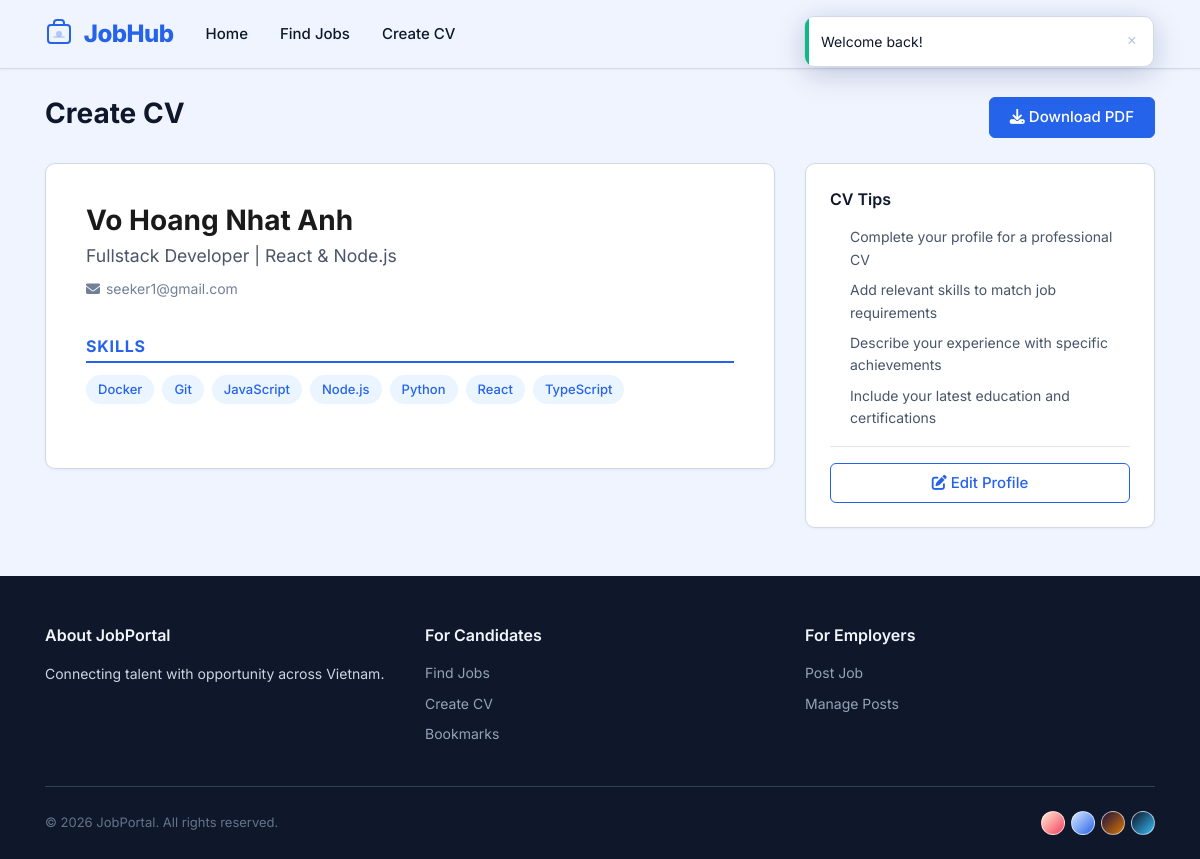
The app's page /candidate/create-cv (signed in) with its own data.
### tables this page shows
CREATE TABLE `user_profiles` (
  `user_id` int(10) NOT NULL,
  `headline` varchar(200) DEFAULT NULL,
  `portfolio_url` varchar(255) DEFAULT NULL,
  `linkedin_url` varchar(255) DEFAULT NULL,
  `github_url` varchar(255) DEFAULT NULL,
  `website_url` varchar(255) DEFAULT NULL,
  PRIMARY KEY (`user_id`),
  CONSTRAINT `fk_profile_user` FOREIGN KEY (`user_id`) REFERENCES `users` (`id`) ON DELETE CASCADE ON UPDATE CASCADE
);

CREATE TABLE `users` (
  `id` int(10) NOT NULL AUTO_INCREMENT,
  `name` varchar(100) NOT NULL,
  `email` varchar(100) NOT NULL,
  `password` varchar(255) NOT NULL,
  `user_type` int(1) NOT NULL DEFAULT 0 COMMENT '0=job seeker, 1=employer',
  `phone` varchar(20) DEFAULT NULL,
  `address` varchar(255) DEFAULT NULL,
  `about_me` text DEFAULT NULL,
  `avatar` varchar(255) DEFAULT NULL,
  `language` varchar(10) NOT NULL DEFAULT 'en',
  `created_at` TIMESTAMP DEFAULT CURRENT_TIMESTAMP,
  PRIMARY KEY (`id`),
  UNIQUE KEY `email` (`email`)
);

CREATE TABLE `skills` (
  `id` int(10) NOT NULL AUTO_INCREMENT,
  `name` varchar(100) NOT NULL,
  `category_id` int(10) NOT NULL,
  PRIMARY KEY (`id`),
  UNIQUE KEY `name` (`name`),
  KEY `fk_skill_category` (`category_id`),
  CONSTRAINT `fk_skill_category` FOREIGN KEY (`category_id`) REFERENCES `skill_categories` (`id`) ON DELETE RESTRICT ON UPDATE CASCADE
);

### src/Core/Controller.php (called while the page is built, shortened)
<?php
class Controller
{
    public function __construct(ServiceContainer $container)
    {
        $this->container = $container;
    }
    protected function view(string $name, array $data = []): void
    {
        view($name, $data);
    }
    protected function user(): ?array
    {
        return [
            'user_id'     => $_SESSION['user_id'],
            'user_name'   => $_SESSION['user_name'] ?? '',
            'user_type'   => $_SESSION['user_type'] ?? 0,
            'user_avatar' => $_SESSION['user_avatar'] ?? null,
        ];
    }
}

### src/Controllers/CandidateController.php (called while the page is built, shortened)
<?php
class CandidateController extends Controller
{
    public function createCvForm(): void
    {
        $userModel  = $this->container->get(Models\User::class);
        $userId = $this->user()['user_id'];
        $userData       = $userModel->findById($userId);
        $profile        = $userModel->getProfile($userId);
        $education      = $userModel->getEducation($userId);
        $experience     = $userModel->getExperience($userId);
        $certifications = $userModel->getCertifications($userId);
        $userSkills     = $userModel->getSkills($userId);
        $this->view('candidate/create_cv', [
            'user'           => $userData,
            'profile'        => $profile,
            'education'      => $education,
            'experience'     => $experience,
            'certifications' => $certifications,
            'skills'         => $userSkills,
        ]);
    }
}

### src/Core/App.php (called while the page is built, shortened)
<?php
class App
{
    private ServiceContainer $container;
    public function __construct(ServiceContainer $container)
    {
        $this->container = $container;
    }
    public function run(): void
    {
        try {
            $method = $_SERVER['REQUEST_METHOD'];
            $requestUri = $_SERVER['REQUEST_URI'];
            $basePath = str_replace('/index.php', '', $_SERVER['SCRIPT_NAME']);
            $path = parse_url($requestUri, PHP_URL_PATH);
            $path = substr($path, strlen($basePath));
            $path = '/' . trim($path, '/');
            $routes = require BASE_PATH . '/config/routes.php';
            $router = new Router($routes);
            $matched = $router->match($method, $path);
            $controller = new $controllerClass($this->container);
            $controller->{$matched['action']}($matched['params']);
        } catch (\Exception $e) {
            error_log('Application error: ' . $e->getMessage() . "\n" . $e->getTraceAsString());
            http_response_code(500);
            view('errors/500', [
                'message' => 'An unexpected error occurred. Please try again later.',
            ]);
        }
    }
}

### public/index.php (called while the page is built, shortened)
<?php
require_once __DIR__ . '/../src/helpers.php';
spl_autoload_register(function (string $class) {
    $map = [
        'Core\\'        => '/src/Core/',
        'Middleware\\'   => '/src/Middleware/',
        'Models\\'       => '/src/Models/',
        'Services\\'     => '/src/Services/',
        'Controllers\\' => '/src/Controllers/',
    ];
    foreach ($map as $prefix => $dir) {
        if (strpos($class, $prefix) === 0) {
            $relative = substr($class, strlen($prefix));
            $file = BASE_PATH . $dir . str_replace('\\', '/', $relative) . '.php';
            return;
        }
    }
});
$container = new Core\ServiceContainer();
$container->singleton('db', function () {
    return require BASE_PATH . '/config/database.php';
});
$container->singleton('config', function () {
    return require BASE_PATH . '/config/app.php';
});
$container->singleton(Models\User::class, function ($c) {
    return new Models\User($c->get('db'));
});
$container->singleton(Models\Job::class, function ($c) {
    return new Models\Job($c->get('db'));
});
$container->singleton(Models\Company::class, function ($c) {
    return new Models\Company($c->get('db'));
});
$container->singleton(Models\Application::class, function ($c) {
    return new Models\Application($c->get('db'));
});
$container->singleton(Models\Bookmark::class, function ($c) {
    return new Models\Bookmark($c->get('db'));
});
$container->singleton(Models\Skill::class, function ($c) {
    return new Models\Skill($c->get('db'));
});
$container->singleton(Models\Category::class, function ($c) {
    return new Models\Category($c->get('db'));
});
$container->singleton(Services\AuthService::class, function ($c) {
    return new Services\AuthService($c->get(Models\User::class));
});
$container->singleton(Services\FileUploadService::class, function () {
    return new Services\FileUploadService();
});
$container->singleton(Services\AI\AIServiceInterface::class, function () {
    return new Services\AI\NullAIService();
});
$app = new Core\App($container);
$app->run();

### src/Core/Model.php (called while the page is built, shortened)
<?php
class Model
{
    protected PDO $db;
    public function __construct(PDO $db)
    {
        $this->db = $db;
    }
    protected function query(string $sql, array $params = []): PDOStatement
    {
        $stmt = $this->db->prepare($sql);
        $stmt->execute($params);
        return $stmt;
    }
    protected function queryOne(string $sql, array $params = []): ?array
    {
        $stmt = $this->query($sql, $params);
        $row = $stmt->fetch();
        return $row !== false ? $row : null;
    }
    protected function queryAll(string $sql, array $params = []): array
    {
        $stmt = $this->query($sql, $params);
        return $stmt->fetchAll();
    }
}

### src/Models/User.php (called while the page is built, shortened)
<?php
class User extends Model
{
    public function findById(int $id): ?array
    {
        return $this->queryOne(
            "SELECT u.*, up.headline, up.portfolio_url, up.linkedin_url, up.github_url, up.website_url
             FROM users u
             LEFT JOIN user_profiles up ON up.user_id = u.id
             WHERE u.id = :id",
            ['id' => $id]
        );
    }
    public function getSkills(int $userId): array
    {
        return $this->queryAll(
            "SELECT s.id, s.name, sc.name AS category_name
             FROM user_skills us
             JOIN skills s ON s.id = us.skill_id
             JOIN skill_categories sc ON sc.id = s.category_id
             WHERE us.user_id = :user_id
             ORDER BY sc.name, s.name",
            ['user_id' => $userId]
        );
    }
    public function getProfile(int $userId): ?array
    {
        return $this->queryOne(
            "SELECT * FROM user_profiles WHERE user_id = :user_id",
            ['user_id' => $userId]
        );
    }
}

### src/Core/ServiceContainer.php (called while the page is built, shortened)
<?php
class ServiceContainer
{
    private array $bindings = [];
    private array $instances = [];
    private array $singletons = [];
    public function singleton(string $name, callable $factory): void
    {
        $this->bindings[$name] = $factory;
        $this->singletons[$name] = true;
    }
    public function get(string $name): mixed
    {
        if (isset($this->instances[$name])) {
            return $this->instances[$name];
        }
        $instance = ($this->bindings[$name])($this);
        if (isset($this->singletons[$name])) {
            $this->instances[$name] = $instance;
        }
        return $instance;
    }
}

### src/Views/candidate/create_cv.php (the view, shortened to what this page needs)
<div class="container" style="padding-top: 2rem; padding-bottom: 3rem;">
    <div class="d-flex justify-content-between align-items-center mb-4">
        <h2><?= __('nav.create_cv') ?></h2>
        <button class="btn btn-primary" onclick="generateCV()"><i class="fas fa-download"></i> <?= __('candidate.download_cv') ?></button>
    </div>
    <div class="row">
        <div class="col-lg-8">
            <div id="cv-preview" class="card" style="padding: 2.5rem; background: #fff; color: #1a1a1a;">
                <div style="display: flex; gap: 1.5rem; margin-bottom: 2rem; align-items: center;">
                    <div>
                        <h1 style="font-size: 1.75rem; font-weight: 700; margin: 0; color: #1a1a1a;"><?= e($user['name']) ?></h1>
                        <?php if (!empty($profile['headline'])): ?>
                            <p style="font-size: 1.1rem; color: #4a5568; margin: 0.25rem 0 0;"><?= e($profile['headline']) ?></p>
                        <?php endif; ?>
                        <div style="margin-top: 0.5rem; font-size: 0.875rem; color: #718096;">
                            <?php if (!empty($user['email'])): ?><span><i class="fas fa-envelope" style="width: 16px;"></i> <?= e($user['email']) ?></span><?php endif; ?>
                        </div>
                    </div>
                </div>
                <?php if (!empty($skills)): ?>
                <div style="margin-bottom: 1.5rem;">
                    <h3 style="font-size: 1rem; font-weight: 700; text-transform: uppercase; letter-spacing: 0.05em; color: #2563EB; border-bottom: 2px solid #2563EB; padding-bottom: 0.25rem; margin-bottom: 0.75rem;"><?= __('settings.skills') ?></h3>
                    <div style="display: flex; flex-wrap: wrap; gap: 0.5rem;">
                        <?php foreach ($skills as $skill): ?>
                            <span style="background: #EBF5FF; color: #2563EB; padding: 0.25rem 0.75rem; border-radius: 9999px; font-size: 0.8125rem; font-weight: 500;"><?= e($skill['name']) ?></span>
                        <?php endforeach; ?>
                    </div>
                </div>
                <?php endif; ?>
            </div>
        </div>
        <div class="col-lg-4">
            <div class="card" style="padding: 1.5rem; position: sticky; top: 5rem;">
                <h5 style="margin-bottom: 1rem;"><?= __('candidate.cv_tips') ?></h5>
                <ul style="font-size: 0.875rem; color: var(--text-muted); padding-left: 1.25rem; margin: 0;">
                    <li style="margin-bottom: 0.5rem;"><?= __('candidate.tip_complete') ?></li>
                    <li style="margin-bottom: 0.5rem;"><?= __('candidate.tip_skills') ?></li>
                    <li style="margin-bottom: 0.5rem;"><?= __('candidate.tip_experience') ?></li>
                    <li><?= __('candidate.tip_education') ?></li>
                </ul>
                <hr>
                <a href="<?= base_url('settings?tab=profile') ?>" class="btn btn-outline-primary" style="width: 100%;"><i class="fas fa-edit"></i> <?= __('candidate.edit_profile') ?></a>
            </div>
        </div>
    </div>
</div>

### public/assets/css/theme.css (style rules this page uses)
:root { --radius-sm: 6px; --radius-md: 10px; --radius-lg: 16px; --radius-xl: 24px; --radius-full: 9999px; --font-sans: "Inter", -apple-system, BlinkMacSystemFont, "Segoe UI", Roboto, sans-serif; --font-mono: "JetBrains Mono", "Fira Code", monospace; --transition-fast: 150ms ease; --transition-normal: 250ms ease; --transition-slow: 400ms ease; --transition-bounce: 500ms cubic-bezier(0.68, -0.55, 0.265, 1.55); }
[data-theme="noon"] { --bg: #f0f4ff; --bg-surface: #e8eef8; --bg-surface-alt: #dce6f5; --bg-card: #ffffff; --bg-card-hover: rgba(37, 99, 235, 0.04); --primary: #2563eb; --primary-hover: #1d4ed8; --primary-active: #1e40af; --primary-translucent: rgba(37, 99, 235, 0.1); --primary-focus-shadow: rgba(37, 99, 235, 0.25); --accent: #0ea5e9; --accent-hover: #0284c7; --text: #0f172a; --text-muted: #475569; --text-light: #94a3b8; --border: #d1d9e6; --border-light: #e2e8f0; --input-bg: #ffffff; --navbar-bg: rgba(240, 244, 255, 0.88); --footer-bg: #0f172a; --shadow-sm: rgba(15, 23, 42, 0.05); --shadow-md: rgba(15, 23, 42, 0.1); --shadow-lg: rgba(15, 23, 42, 0.15); --success: #10b981; --success-bg: rgba(16, 185, 129, 0.1); --warning: #f59e0b; --warning-bg: rgba(245, 158, 11, 0.1); --danger: #ef4444; --danger-bg: rgba(239, 68, 68, 0.1); --info: #0ea5e9; --info-bg: rgba(14, 165, 233, 0.1); --gradient-hero: linear-gradient( 135deg, #dbeafe 0%, #eff6ff 30%, #f8fafc 70%, #e0e7ff 100% ); --gradient-surface: linear-gradient(180deg, #f0f4ff 0%, #f8fafc 100%); --gradient-accent: linear-gradient(135deg, #2563eb, #0ea5e9); --gradient-card: linear-gradient(135deg, #ffffff, #f8faff); --gradient-btn: linear-gradient(135deg, #2563eb, #1d4ed8); --gradient-glow: radial-gradient( ellipse at 50% 0%, rgba(37, 99, 235, 0.15) 0%, transparent 70% ); --glow-primary: 0 0 20px rgba(37, 99, 235, 0.15); --glow-card: 0 4px 24px rgba(37, 99, 235, 0.08); --glow-success: 0 0 12px rgba(16, 185, 129, 0.2); --glow-danger: 0 0 12px rgba(239, 68, 68, 0.2); --glow-warning: 0 0 12px rgba(245, 158, 11, 0.2); }
body { background: var(--bg); color: var(--text); transition: background var(--transition-normal), color var(--transition-normal); }

### public/assets/css/app.css (style rules this page uses)
*, *::before, *::after { box-sizing: border-box; }
body { font-family: var(--font-sans); font-size: 15px; line-height: 1.6; -webkit-font-smoothing: antialiased; -moz-osx-font-smoothing: grayscale; }
a { color: var(--primary); text-decoration: none; transition: color var(--transition-fast); }
ul, ol { list-style: none; padding: 0; margin: 0; }
h1 { font-size: 2.25rem; font-weight: 700; line-height: 1.2; }
h2 { font-size: 1.75rem; font-weight: 700; line-height: 1.25; }
h3 { font-size: 1.375rem; font-weight: 600; line-height: 1.3; }
h5 { font-size: 1rem; font-weight: 600; line-height: 1.4; }
.btn { font-weight: 500; font-size: 0.9375rem; padding: 0.5rem 1.25rem; border-radius: var(--radius-sm); transition: all var(--transition-fast); border: none; cursor: pointer; }
.btn-primary, .btn-success { background: var(--primary); color: #fff; border: 1px solid var(--primary); }
.btn-outline-primary { background: transparent; color: var(--primary); border: 1px solid var(--primary); }
.card { background: var(--bg-card); border: 1px solid var(--border); border-radius: var(--radius-md); box-shadow: 0 1px 3px var(--shadow-sm); transition: box-shadow var(--transition-normal), transform var(--transition-normal); overflow: hidden; margin: 0; }

### public/assets/css/components.css (style rules this page uses)
html { scroll-behavior: smooth; }

### records on screen
user_profiles: user_id.name "Vo Hoang Nhat Anh", headline "Fullstack Developer | React & Node.js", user_id.email "seeker1@gmail.com"
skills: name "Docker"
skills: name "Git"
skills: name "JavaScript"
skills: name "Node.js"
skills: name "Python"
skills: name "React"
skills: name "TypeScript"

### other values on screen
$text "Welcome back!"
__('nav.home') "Home"
__('nav.find_jobs') "Find Jobs"
__('nav.create_cv') "Create CV"
__('candidate.download_cv') "Download PDF"
__('settings.skills') "SKILLS"
__('candidate.cv_tips') "CV Tips"
__('candidate.tip_complete') "Complete your profile for a professional CV"
__('candidate.tip_skills') "Add relevant skills to match job requirements"
__('candidate.tip_experience') "Describe your experience with specific achievements"
__('candidate.tip_education') "Include your latest education and certifications"
__('candidate.edit_profile') "Edit Profile"
__('footer.about') "About JobPortal"
__('footer.about_desc') "Connecting talent with opportunity across Vietnam."
__('footer.for_candidates') "For Candidates"
